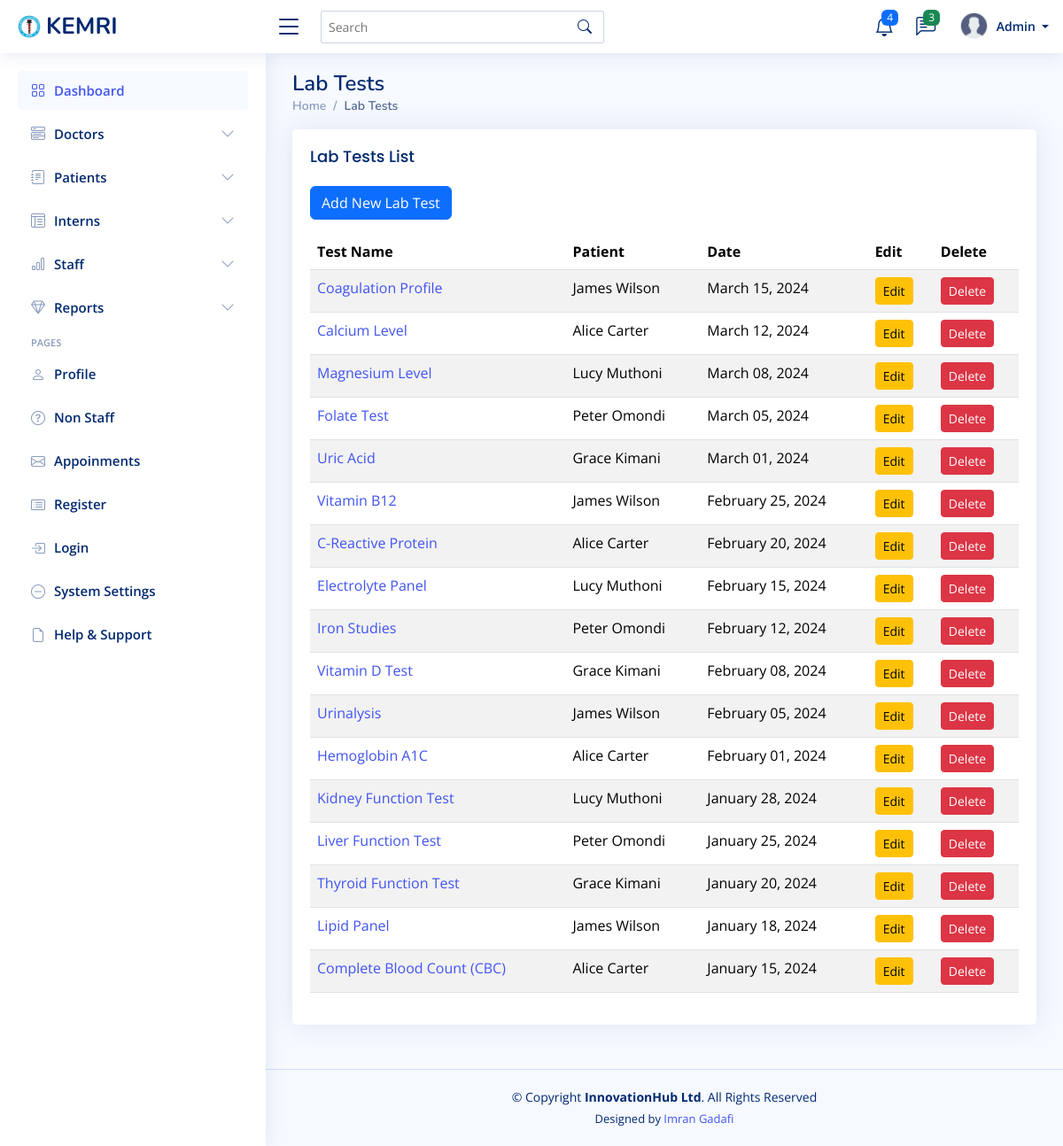
Page /lab-tests/ on the committed database.
### mtwapa_branch/models.py (models this page shows, shortened)
class LabTest(models.Model):
    patient = models.ForeignKey(Patient, on_delete=models.CASCADE)
    doctor = models.ForeignKey(Doctor, on_delete=models.SET_NULL, null=True)
    test_name = models.CharField(max_length=100)
    test_date = models.DateField()
    results = models.TextField(blank=True, null=True)
    def get_test_date_formatted(self):
        return self.test_date.strftime('%B %d, %Y')

class Patient(models.Model):
    first_name = models.CharField(max_length=100)
    last_name = models.CharField(max_length=100)
    phone = models.CharField(max_length=100)
    gender = models.CharField(
        max_length=10,
        choices=[('Male', 'Male'), ('Female', 'Female'), ('Other', 'Other')],
        blank=True,
        null=True
    )
    email = models.EmailField(max_length=100 , blank=True, null=True )
    Identification_no= models.CharField(max_length=100 , blank=True, null=True)
    date_of_birth = models.DateField()
    address = models.TextField()
    emergency_contact_name = models.CharField(max_length=100)
    emergency_contact_number = models.CharField(max_length=15)
    blood_type = models.CharField(max_length=3, blank=True, null=True)
    allergies = models.TextField(blank=True, null=True)
    chronic_conditions = models.TextField(blank=True, null=True)
    medical_history = models.TextField(blank=True, null=True)
    insurance_provider = models.CharField(max_length=100, blank=True, null=True)
    profile_picture = models.ImageField(upload_to='patient_profiles/', blank=True, null=True)

### mtwapa_branch/views.py (the view)
# urls.py: path('lab-tests/', views.labtest_list, name='labtest_list'),
def labtest_list(request):
    tests = LabTest.objects.all().order_by('-test_date')
    return render(request, 'labtest/labtest_list.html', {'tests': tests})

### templates/labtest/labtest_list.html
{% extends "base/base.html" %}
{% block content %}
<div class="pagetitle">
    <h1>Lab Tests</h1>
    <nav>
        <ol class="breadcrumb">
            <li class="breadcrumb-item"><a href="{% url 'dashboard' %}">Home</a></li>
            <li class="breadcrumb-item active">Lab Tests</li>
        </ol>
    </nav>
</div>
<section class="section">
    <div class="row">
        <div class="col-lg-12">
            <div class="card">
                <div class="card-body">
                    <h5 class="card-title">Lab Tests List</h5>
                    <a href="{% url 'labtest_create' %}" class="btn btn-primary mb-3">Add New Lab Test</a>
                    <div class="table-responsive">
                        <table class="table table-striped">
                            <thead>
                                <tr>
                                    <th>Test Name</th>
                                    <th>Patient</th>
                                    <th>Date</th>
                                    <th>Edit</th>
                                    <th>Delete</th>
                                </tr>
                            </thead>
                            <tbody>
                                {% for test in tests %}
                                <tr>
                                    <td>
                                        <a href="{% url 'labtest_detail' test.pk %}">
                                            {{ test.test_name }}
                                        </a>
                                    </td>
                                    <td>{{ test.patient.first_name }} {{ test.patient.last_name }}</td>
                                    <td>{{ test.get_test_date_formatted }}</td>
                                    <td>
                                        <a href="{% url 'labtest_update' test.pk %}" class="btn btn-warning btn-sm">Edit</a>
                                    </td>
                                    <td>
                                        <a href="{% url 'labtest_delete' test.pk %}" class="btn btn-danger btn-sm">Delete</a>
                                    </td>
                                </tr>
                                {% empty %}
                                <tr>
                                    <td colspan="5" class="text-center">No lab tests found.</td>
                                </tr>
                                {% endfor %}
                            </tbody>
                        </table>
                    </div>
                </div>
            </div>
        </div>
    </div>
</section>
{% endblock %}

### static/assets/css/style.css (style rules this page uses)
:root { scroll-behavior: smooth; }
body { font-family: "Open Sans", sans-serif; background: #f6f9ff; color: #444444; }
h1, h2, h3, h4, h5, h6 { font-family: "Nunito", sans-serif; }
.pagetitle { margin-bottom: 10px; }
.pagetitle h1 { font-size: 24px; margin-bottom: 0; font-weight: 600; color: #012970; }
.card { margin-bottom: 30px; border: none; border-radius: 5px; box-shadow: 0px 0 30px rgba(1, 41, 112, 0.1); }
.card-title { padding: 20px 0 15px 0; font-size: 18px; font-weight: 500; color: #012970; font-family: "Poppins", sans-serif; }
.card-body { padding: 0 20px 20px 20px; }
.breadcrumb { font-size: 14px; font-family: "Nunito", sans-serif; color: #899bbd; font-weight: 600; }
.breadcrumb a { color: #899bbd; transition: 0.3s; }
.breadcrumb .breadcrumb-item::before { color: #899bbd; }
.breadcrumb .active { color: #51678f; font-weight: 600; }

### rows in the picture
LabTest: test_name "Coagulation Profile", patient.first_name "James", patient.last_name "Wilson", get_test_date_formatted "March 15, 2024"
LabTest: test_name "Calcium Level", patient.first_name "Alice", patient.last_name "Carter", get_test_date_formatted "March 12, 2024"
LabTest: test_name "Magnesium Level", patient.first_name "Lucy", patient.last_name "Muthoni", get_test_date_formatted "March 08, 2024"
LabTest: test_name "Folate Test", patient.first_name "Peter", patient.last_name "Omondi", get_test_date_formatted "March 05, 2024"
LabTest: test_name "Uric Acid", patient.first_name "Grace", patient.last_name "Kimani", get_test_date_formatted "March 01, 2024"
LabTest: test_name "Vitamin B12", patient.first_name "James", patient.last_name "Wilson", get_test_date_formatted "February 25, 2024"
LabTest: test_name "C-Reactive Protein", patient.first_name "Alice", patient.last_name "Carter", get_test_date_formatted "February 20, 2024"
LabTest: test_name "Electrolyte Panel", patient.first_name "Lucy", patient.last_name "Muthoni", get_test_date_formatted "February 15, 2024"
LabTest: test_name "Iron Studies", patient.first_name "Peter", patient.last_name "Omondi", get_test_date_formatted "February 12, 2024"
LabTest: test_name "Vitamin D Test", patient.first_name "Grace", patient.last_name "Kimani", get_test_date_formatted "February 08, 2024"
LabTest: test_name "Urinalysis", patient.first_name "James", patient.last_name "Wilson", get_test_date_formatted "February 05, 2024"
LabTest: test_name "Hemoglobin A1C", patient.first_name "Alice", patient.last_name "Carter", get_test_date_formatted "February 01, 2024"
LabTest: test_name "Kidney Function Test", patient.first_name "Lucy", patient.last_name "Muthoni", get_test_date_formatted "January 28, 2024"
LabTest: test_name "Liver Function Test", patient.first_name "Peter", patient.last_name "Omondi", get_test_date_formatted "January 25, 2024"
LabTest: test_name "Thyroid Function Test", patient.first_name "Grace", patient.last_name "Kimani", get_test_date_formatted "January 20, 2024"
LabTest: test_name "Lipid Panel", patient.first_name "James", patient.last_name "Wilson", get_test_date_formatted "January 18, 2024"
LabTest: test_name "Complete Blood Count (CBC)", patient.first_name "Alice", patient.last_name "Carter", get_test_date_formatted "January 15, 2024"
